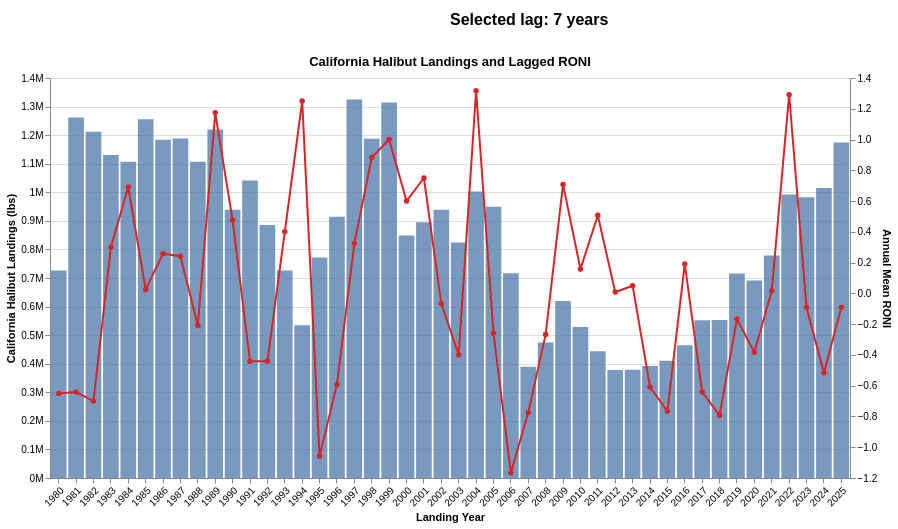

The notebook cell saved with this chart:
### Code cell
lag_slider = alt.param(
    name="lag_years",
    value=7,
    bind=alt.binding_range(
        min=0,
        max=10,
        step=1,
        name="Climate lag in years: "
    )
)

lag_text = (
    alt.Chart(halibut_all_lags)
    .add_params(lag_slider)
    .transform_filter(alt.datum.Lag == lag_slider)
    .transform_aggregate(groupby=["Lag"])
    .transform_calculate(
        label="'Selected lag: ' + datum.Lag + ' years'"
    )
    .mark_text(align="left", fontSize=16, fontWeight="bold")
    .encode(text="label:N")
    .properties(width=800, height=30)
)

base = (
    alt.Chart(halibut_all_lags)
    .add_params(lag_slider)
    .transform_filter(alt.datum.Lag == lag_slider)
    .encode(
        x=alt.X("Year:O", title="Landing Year", axis=alt.Axis(labelAngle=-45))
    )
)

bars = base.mark_bar(opacity=0.75).encode(
    y=alt.Y(
        "Pounds:Q",
        title="California Halibut Landings (lbs)",
        axis=alt.Axis(format="~s")
    ),
    color=alt.value("#4C78A8"),
    tooltip=[
        "Year",
        "Lag",
        alt.Tooltip("Pounds:Q", format=",.0f"),
    ]
)

line = base.mark_line(point=True, strokeWidth=2).encode(
    y=alt.Y(
        "RONI_lagged:Q",
        title="Annual Mean RONI"
    ),
    color=alt.value("#D62728"),
    tooltip=[
        "Year",
        "Lag",
        alt.Tooltip("RONI_lagged:Q", format=".2f"),
    ]
)

chart = alt.vconcat(
    lag_text,
    alt.layer(bars, line)
    .resolve_scale(y="independent")
    .properties(
        title="California Halibut Landings and Lagged RONI",
        width=800,
        height=400
    )
)

chart

### Figure 1 — Vega-Lite specification as saved in the notebook (floating-point values rounded to 4 significant figures; data arrays with more than 128 entries replaced by an {"elided": "..."} marker saying what was removed)
{"config": {"view": {"continuousWidth": 300, "continuousHeight": 300}}, "vconcat": [{"mark": {"type": "text", "align": "left", "fontSize": 16, "fontWeight": "bold"}, "encoding": {"text": {"field": "label", "type": "nominal"}}, "height": 30, "transform": [{"filter": "(datum.Lag === lag_years)"}, {"aggregate": [], "groupby": ["Lag"]}, {"calculate": "'Selected lag: ' + datum.Lag + ' years'", "as": "label"}], "width": 800}, {"layer": [{"mark": {"type": "bar", "opacity": 0.75}, "encoding": {"color": {"value": "#4C78A8"}, "tooltip": [{"field": "Year", "type": "quantitative"}, {"field": "Lag", "type": "quantitative"}, {"field": "Pounds", "format": ",.0f", "type": "quantitative"}], "x": {"axis": {"labelAngle": -45}, "field": "Year", "title": "Landing Year", "type": "ordinal"}, "y": {"axis": {"format": "~s"}, "field": "Pounds", "title": "California Halibut Landings (lbs)", "type": "quantitative"}}, "transform": [{"filter": "(datum.Lag === lag_years)"}]}, {"mark": {"type": "line", "point": true, "strokeWidth": 2}, "encoding": {"color": {"value": "#D62728"}, "tooltip": [{"field": "Year", "type": "quantitative"}, {"field": "Lag", "type": "quantitative"}, {"field": "RONI_lagged", "format": ".2f", "type": "quantitative"}], "x": {"axis": {"labelAngle": -45}, "field": "Year", "title": "Landing Year", "type": "ordinal"}, "y": {"field": "RONI_lagged", "title": "Annual Mean RONI", "type": "quantitative"}}, "transform": [{"filter": "(datum.Lag === lag_years)"}]}], "height": 400, "resolve": {"scale": {"y": "independent"}}, "title": "California Halibut Landings and Lagged RONI", "width": 800}], "data": {"name": "data-03da11451f1a6fb7f08d2d966fe245d7"}, "params": [{"name": "lag_years", "bind": {"input": "range", "max": 10, "min": 0, "name": "Climate lag in years: ", "step": 1}, "value": 7}], "$schema": "https://vega.github.io/schema/vega-lite/v6.4.1.json", "datasets": {"data-03da11451f1a6fb7f08d2d966fe245d7": {"elided": "506 records"}}}
